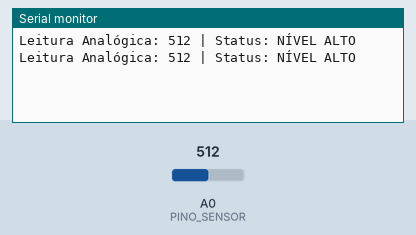
Simulated run of this sketch. Board: Arduino Uno, built with avr-gcc and run on an emulated ATmega328P. On the bench: the last lines printed to the serial monitor. The test bench sets the inputs (shaded band); at power-on: A0 (PINO_SENSOR) = 512.

Above: at 1.8 s.
1.9 s: A0 (PINO_SENSOR) set to 485
At 2.9 s:
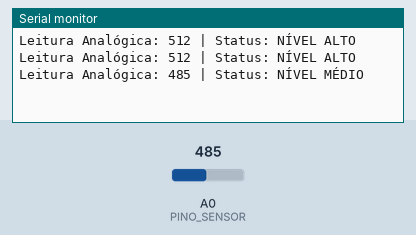
4.5 s: A0 (PINO_SENSOR) set to 317
At 5.8 s:
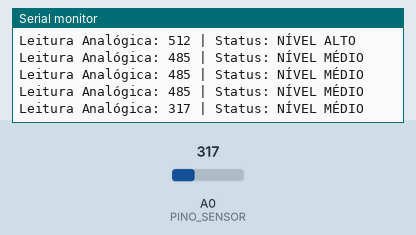
6.0 s: A0 (PINO_SENSOR) set to 287
At 6.9 s:
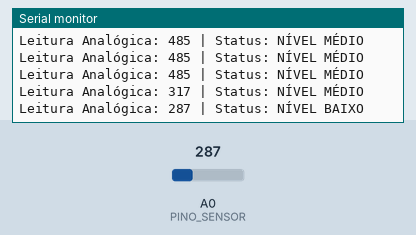
8.5 s: A0 (PINO_SENSOR) set to 110
At 9.8 s:
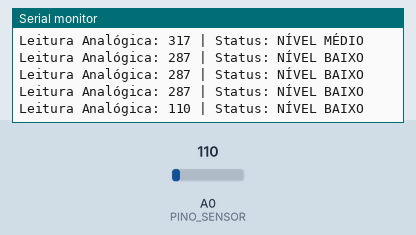
10.0 s: A0 (PINO_SENSOR) set to 90
At 10.9 s:
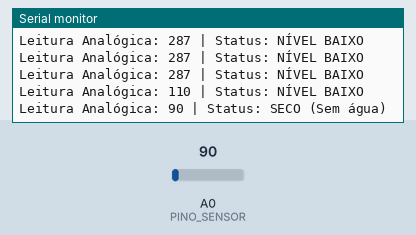

Measured:
- the behaviour switches between 500 and 499 on A0 (PINO_SENSOR) (found by bisection; images 0 and 1)
- the behaviour switches between 300 and 299 on A0 (PINO_SENSOR) (found by bisection; images 2 and 3)
- the behaviour switches between 100 and 99 on A0 (PINO_SENSOR) (found by bisection; images 4 and 5)
- after the input at 1.9 s, the serial monitor: prints a new line after 0.13 s (image 1)
- after the input at 4.5 s, the serial monitor: prints a new line after 0.56 s (image 2)
- after the input at 6.0 s, the serial monitor: prints a new line after 0.07 s (image 3)
- after the input at 8.5 s, the serial monitor: prints a new line after 0.61 s (image 4)
- after the input at 10.0 s, the serial monitor: prints a new line after 0.12 s (image 5)

The sketch:

Sensor_Nivel_Agua.ino
```cpp
/*
 * =================================================================================
 * PROJETO: Sensor de Nível de Água (Water Level Sensor)
 * DESCRIÇÃO: Lê o nível de líquido presente nas trilhas do sensor analógico
 *            e exibe o valor bruto (0 a 1023) junto com a classificação do nível.
 *
 * ESQUEMA DE LIGAÇÃO DOS PINOS:
 * - (+) VCC -> Pino Digital 7 do Arduino (Alimentação sob demanda)
 * - (-) GND -> Pino GND do Arduino
 * - (S) SIG -> Pino Analógico A0 do Arduino
 * =================================================================================
 */

// Mapeamento dos Pinos
#define PINO_SENSOR A0  // Pino analógico para leitura do sinal de água (S / OUT)
#define PINO_POWER  7   // Pino digital para alimentar o sensor apenas durante a leitura

// Limites de calibração (Ajuste conforme os seus testes na água)
const int LIMITE_BAIXO = 100;
const int LIMITE_MEDIO = 300;
const int LIMITE_ALTO  = 500;

void setup() {
  Serial.begin(9600);

  // Configura o pino digital 7 como saída para alimentar o sensor sob demanda
  pinMode(PINO_POWER, OUTPUT);

  // Inicia com o sensor desligado
  digitalWrite(PINO_POWER, LOW);
}

void loop() {
  // 1. Liga o sensor apenas no momento da leitura (proteção contra corrosão)
  digitalWrite(PINO_POWER, HIGH);
  delay(10); // Aguarda 10ms para estabilizar a corrente elétrica nas trilhas

  // 2. Realiza a leitura analógica (Retorna valores entre 0 e 1023)
  int leitura = analogRead(PINO_SENSOR);

  // 3. Desliga a alimentação do sensor imediatamente após a medição
  digitalWrite(PINO_POWER, LOW);

  // 4. Exibe o valor bruto no Monitor Serial
  Serial.print("Leitura Analógica: ");
  Serial.print(leitura);
  Serial.print(" | Status: ");

  // 5. Interpretação dos níveis de água
  if (leitura < LIMITE_BAIXO) {
    Serial.println("SECO (Sem água)");
  } else if (leitura < LIMITE_MEDIO) {
    Serial.println("NÍVEL BAIXO");
  } else if (leitura < LIMITE_ALTO) {
    Serial.println("NÍVEL MÉDIO");
  } else {
    Serial.println("NÍVEL ALTO");
  }

  // Aguarda 1 segundo antes da próxima leitura
  delay(1000);
}
```
